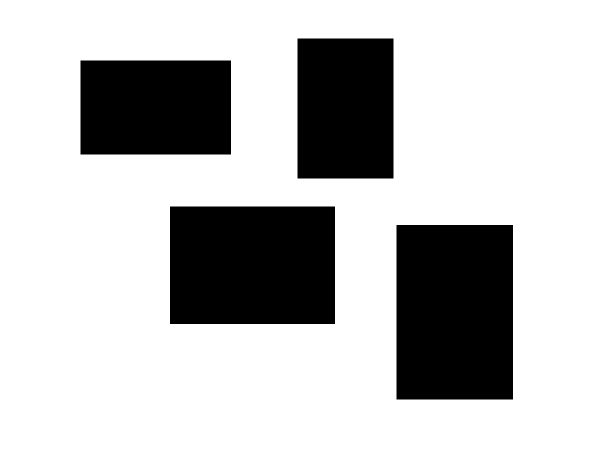
#> input picture images/mapa3.png, 1200 x 900 px (shown at 1/2 size)
$ python rrt.py
#> lines starting #> are read from the running program, lines starting #| are printed output that depends on the picture; after the words box and inside, x2 and y2 are one past the last pixel; in counts of white or black regions, pixels touching at a corner belong together
import math
import random

from PIL import Image, ImageOps
import matplotlib.pyplot as plt
import matplotlib.patches as patches
import numpy as np

img = Image.open('./images/mapa3.png')
#> img is the input picture: PIL image 1200x900 RGBA; mean R, G, B, A 191.4, 191.4, 191.4, 255
img = ImageOps.grayscale(img)
#> img: PIL image 1200x900 L; 75.1% white; 4 black regions, box (x1, y1, x2, y2) and area: (793, 450, 1026, 799) 81317, (340, 413, 670, 648) 77550, (161, 121, 462, 309) 56588, (595, 77, 787, 357) 53760
img = ImageOps.invert(img)
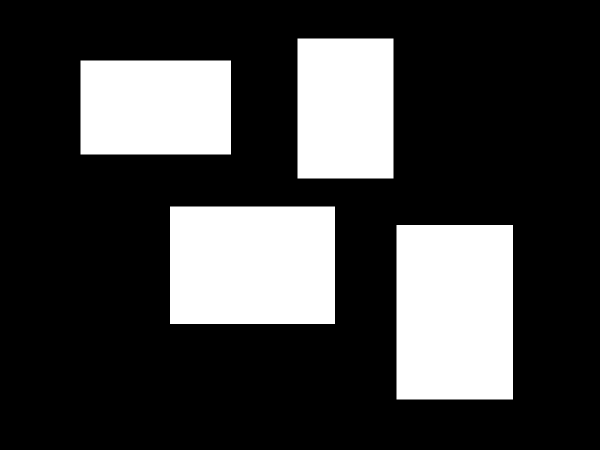
#> img: PIL image 1200x900 L (shown at 1/2 size); 24.9% white; 4 white regions, box (x1, y1, x2, y2) and area: (793, 450, 1026, 799) 81317, (340, 413, 670, 648) 77550, (161, 121, 462, 309) 56588, (595, 77, 787, 357) 53760

np_img = np.array(img)
np_img = (np_img > 128).astype(np.uint8)

class treeNode():
    def __init__(self, locationX, locationY):
        self.locationX = locationX
        self.locationY = locationY
        self.children = []
        self.parent = None
        self.cost = 0.0

class Tree():
    def __init__(self, start_node):
        self.nodes = [start_node]


    def add_node(self, new_node, parent_node):
        self.nodes.append(new_node)
        parent_node.children.append(new_node)
        new_node.parent = parent_node
        return

    def nearest(self,new_node):
        best = None
        min_dist = float('inf')
        for node in self.nodes:
            dist = math.dist((node.locationX, node.locationY),(new_node.locationX, new_node.locationY))
            if dist < min_dist:
                min_dist = dist
                best = node

        return best

    def path_recovery(self,final_node):
        path = []

        while final_node.parent is not None:
            path.append(final_node)
            final_node = final_node.parent
        #path.reverse()
        return path

    def distance(self,node1,node2):
        return math.dist((node1.locationX,node1.locationY), (node2.locationX,node2.locationY))

    def near(self, node_mid, radius):
        nodes_list= []

        for node in self.nodes:
            if self.distance(node_mid, node) <= radius:
                nodes_list.append(node)

        return nodes_list

    def rewire(self, child, new_parent):

        if child.parent:
            child.parent.children.remove(child)
        child.parent = new_parent
        new_parent.children.append(child)

        return

    def update_descendant_costs(self, node):
        if node.parent:
            new_cost = node.parent.cost + self.distance(node.parent, node)

            if abs(node.cost - new_cost) > 1e-6:
                node.cost = new_cost

                for child in node.children:
                    self.update_descendant_costs(child)

        return


def collision_free(p1,p2,mapa):
    x1, y1 = p1.locationX, p1.locationY
    x2, y2 = p2.locationX, p2.locationY

    h, w = mapa.shape
    if not (0 <= x1 < w and 0 <= y1 < h and 0 <= x2 < w and 0 <= y2 < h):
        return False

    num_points = int(max(abs(x1-x2), abs(y1-y2)))

    if num_points == 0:
        return True

    for i in range(num_points + 1):
        t = i / max(num_points, 1)
        x = round(x1 + (x2 - x1) * t)
        y = round(y1 + (y2 - y1) * t)
        if mapa[y, x]  == 1:
            return False
    return True

def get_ellipse_params(start, goal, par_1=1.5, par_2=0.4):
    d = math.dist(start, goal)
    a = par_1 * d
    b = par_2 * d
    sr_x = (start[0] + goal[0]) / 2
    sr_y = (start[1] + goal[1]) / 2
    theta = math.atan2(goal[1] - start[1], goal[0] - start[0])
    return sr_x, sr_y, a, b, theta

def samp_point_elipse(start, goal, mapa, par_1 = 1.5, par_2 = 0.4):

    while True:
        d = math.dist(start,goal)
        a = par_1 * d
        b = par_2 * d
        sr_x = (start[0] + goal[0])  / 2
        sr_y = (start[1] + goal[1])  / 2
        theta = math.atan2(goal[1] - start[1], goal[0] - start[0])

        phi = random.uniform(0, 2 * math.pi)
        r = math.sqrt(random.uniform(0, 1))
        x_norm= a * r * math.cos(phi)
        y_norm = b * r * math.sin(phi)

        X = x_norm * math.cos(theta) - y_norm * math.sin(theta) + sr_x
        Y = x_norm * math.sin(theta) + y_norm * math.cos(theta) + sr_y

        if 0 <= X < mapa.shape[1] and 0 <= Y < mapa.shape[0]:
            if mapa[int(Y), int(X)] == 0:
                return treeNode(X, Y)

# [413 lines of commented-out code are left out]
def rrt_solver(start, goal, mapa, step_len = 25, max_iter=1000, tolerance=30, bias_mode='FIXED', is_rrt_star=False, fixed_bias=0.9, pmax=0.4, pmin=0.05):
#> called with start = (1190, 80), goal = (100, 800), step_len = 30, max_iter = 1500, tolerance = 30, bias_mode = 'HYBRID', is_rrt_star = True, fixed_bias = 0.9
    plt.ion()
    h, w = mapa.shape
#> h = 900; w = 1200

    fig, ax = plt.subplots(figsize=(12, 7))
    ax.set_xlim(0, w)
    ax.set_ylim(h, 0)
    ax.imshow(mapa, cmap='binary')

    if bias_mode == 'FIXED':
        title = f"RRT Ellipse (Bias={fixed_bias:.2f})"
    elif bias_mode == 'AIW':
        title = "RRT Ellipse AIW"
    elif bias_mode == 'HYBRID':
        title = "RRT Ellipse AIW-LDIW"
    else:
        title = "RRT Solver (Unknown Mode)"

    if is_rrt_star:
         title = "RRT* " + title

    ax.set_title(title, y=1.1, fontsize=14)

    ax.scatter(start[0], start[1], c='red', s=100, marker='X', zorder=5)
    ax.scatter(goal[0], goal[1], c='green', s=100, marker='X', zorder=5)

    start_node = treeNode(start[0], start[1])
    tree = Tree(start_node)

    sr_x, sr_y, a, b, theta = get_ellipse_params(start, goal)
    ellipse_patch = patches.Ellipse((sr_x, sr_y), width=2*a, height=2*b, angle=math.degrees(theta),
                                    fill=False, color='orange', linestyle='--', alpha=0.5, linewidth=1)
    ax.add_patch(ellipse_patch)

    iter_text = ax.text(0, 1.01, '', transform=ax.transAxes, fontsize=10, color='blue', fontweight='bold')
    weight_text = ax.text(0.25, 1.01, '', transform=ax.transAxes, fontsize=10, color='blue', fontweight='bold')
    succes_rate_text = ax.text(0.5, 1.01, '', transform=ax.transAxes, fontsize=10, color='blue', fontweight='bold')

    plt.pause(0.5)
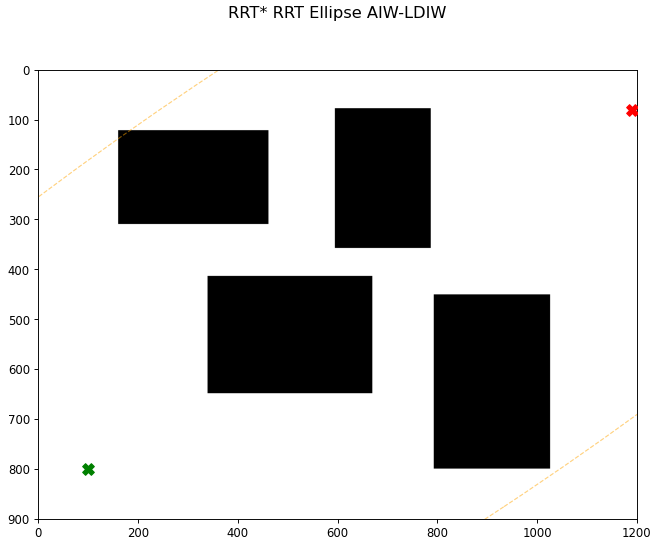
#> figure drawn by matplotlib, 1 panel

    RRT_STAR_RADIUS = 5 * step_len
    success = 0
    pa = pmin

    for i in range(1, max_iter + 1):
        if bias_mode != 'FIXED':
            ps = success / i
            if ps < 1e-6:
                ps = 1e-6

            if bias_mode == 'AIW':
                pa = pmin + (pmax - pmin) * ps
            elif bias_mode == 'HYBRID':
                time_factor = (max_iter - i) / max_iter
                term_1 = (pmax - pmin) / ps
                term_2 = pmin / ps
                pa = 1 - (term_1 + time_factor * term_2)
            pa = np.clip(pa, pmin, pmax)
        else:
            pa = fixed_bias
            ps = success / i

        if i % 5 == 0:
            iter_text.set_text(f'Iteracja: {i}')
            weight_text.set_text(f'Goal Bias: {pa:.2f}')
            succes_rate_text.set_text(f"Success Rate: {100 * ps:.1f}%")

        if random.random() < pa:
            sample_node = treeNode(goal[0], goal[1])
        else:
            sample_node = samp_point_elipse(start, goal, mapa)

        pot_parent = tree.nearest(sample_node)
        distance = tree.distance(pot_parent, sample_node)

        if distance <= step_len:
            new_node = sample_node
        else:
            stepX = ((sample_node.locationX - pot_parent.locationX) / distance) * step_len
            stepY = ((sample_node.locationY - pot_parent.locationY) / distance) * step_len
            new_node = treeNode(pot_parent.locationX + stepX, pot_parent.locationY + stepY)

        final_parent = pot_parent
        new_cost = 0.0
        if pot_parent:
            new_cost = pot_parent.cost + tree.distance(pot_parent, new_node)

        if is_rrt_star:
            near_nodes = tree.near(new_node, RRT_STAR_RADIUS)
            min_cost = new_cost
            best_parent = final_parent

            for near_node in near_nodes:
                potential_cost = near_node.cost + tree.distance(near_node, new_node)
                if potential_cost < min_cost and collision_free(near_node, new_node, mapa):
                    min_cost = potential_cost
                    best_parent = near_node

            final_parent = best_parent
            new_cost = min_cost

        new_node.cost = new_cost

        if final_parent and collision_free(final_parent, new_node, mapa):
            tree.add_node(new_node, final_parent)
            success += 1
            ax.plot([final_parent.locationX, new_node.locationX], [final_parent.locationY, new_node.locationY], c='blue', linewidth=1)

            if is_rrt_star:
                for near_node in near_nodes:
                    rewire_cost = new_node.cost + tree.distance(new_node, near_node)
                    if rewire_cost < near_node.cost and collision_free(new_node, near_node, mapa):
                        tree.rewire(near_node, new_node)
                        tree.update_descendant_costs(near_node)

            if tree.distance(new_node, treeNode(goal[0], goal[1])) < tolerance:
                tree.add_node(treeNode(goal[0], goal[1]), new_node)
                found_path = tree.path_recovery(tree.nodes[-1])
                for node in found_path:
                    if node.parent is None:
                        pass
                    else:
                        ax.plot([node.locationX, node.parent.locationX], [node.locationY, node.parent.locationY], c='green', linewidth=4)
                        #plt.pause(0.03)

                plt.ioff()
                plt.show()

                if bias_mode == 'FIXED':
                    return f"Path found! \nIterations: {i}"
                return f"Path found! \nIterations: {i} \nFinal Goal Bias: {pa:.2f} \nSucces Rate: {100 * ps:.1f} % "
#> this loop made 173 passes
#> (distance, stepX, stepY) on passes 1, 2, 3, 5, 6, 7, 8, 9, 11, 12, 13, 15: (792.5, -15.57, 25.64), (894.7, -18.92, 23.28), (760.5, -13.06, 27.01), (549, -0.282, 30), (43.89, -23.53, -18.61), (494.4, -26.45, 14.15), (852.3, -29.66, -4.49), (85.22, -20.76, -21.65), (1033.6, -24.48, 17.34), (330.8, 7.81, 28.97), (886.8, -30, -0.294), (972.7, -27.14, 12.79)
#> (stepX, stepY) on passes 62, 63, 66, 67, 70, 72: (-27.58, 11.81), (-29.43, -5.82), (-21.22, 21.2), (-29.86, -2.87), (-22.52, 19.82), (20.96, 21.46)
#> after the loop, success = 111

        # [5 lines of commented-out code are left out]

    return "Path not found"

# Wersja na nootebook (nie uzywana :( )
# [92 lines left out: function rrt_solver_nootebook, not called in this run]


if __name__ == "__main__":
    start = (1190, 80)
    goal = (100, 800)

    path = rrt_solver(start, goal, np_img, step_len = 30, max_iter=1500, tolerance=30, bias_mode= 'HYBRID', is_rrt_star=True)
    print(path)
#| Path found!
#| Iterations: 173
#| Final Goal Bias: 0.38
#| Succes Rate: 63.6 %

$ run again, with images/mapa1.png copied over images/mapa3.png
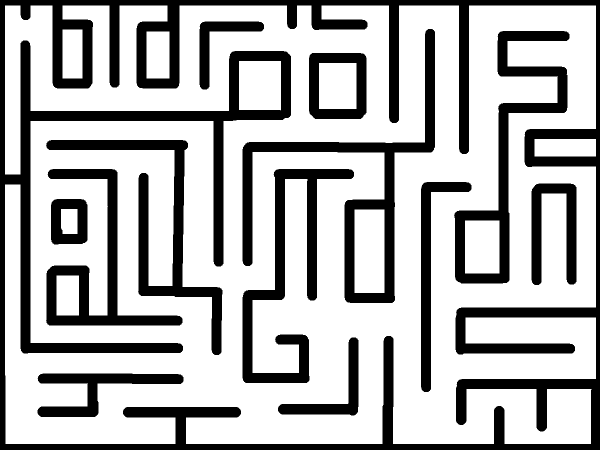
#> input picture images/mapa1.png, 1200 x 900 px (shown at 1/2 size)
#> img is the input picture: PIL image 1200x900 RGBA; mean R, G, B, A 178.7, 178.7, 178.7, 255
#> `img = ImageOps.invert(img)`:
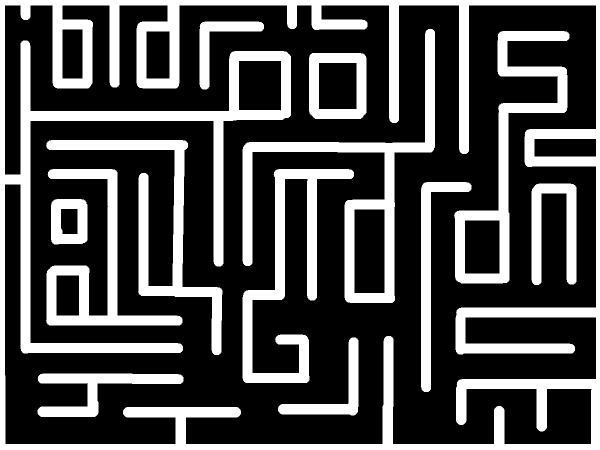
#> img: PIL image 1200x900 L (shown at 1/2 size); 29.9% white; 13 white regions, largest, box (x1, y1, x2, y2) and area: (0, 0, 1200, 900) 158046, (485, 58, 870, 606) 29115, (908, 62, 1139, 567) 22727
#> the loop in rrt_solver, `for i in range(1, max_iter + 1):` made 1500 passes
#> (distance, stepX, stepY) on passes 1, 2, 3, 5, 7, 8, 9, 11: (685.2, -30, 0.24), (905.8, -18.21, 23.84), (777.2, -12.25, 27.39), (589.4, -0.905, 29.99), (541.8, -24.85, 16.8), (883.1, -29.96, -1.47), (46.11, -27.09, -12.89), (371.1, -29.95, 1.73)
#| Path not found
#> `print(path)`:
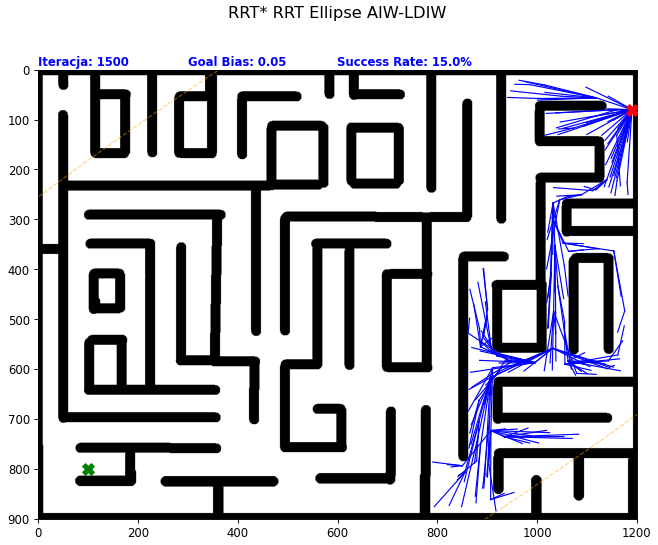
#> figure drawn by matplotlib, 1 panel

$ run again, with images/mapa2.png copied over images/mapa3.png
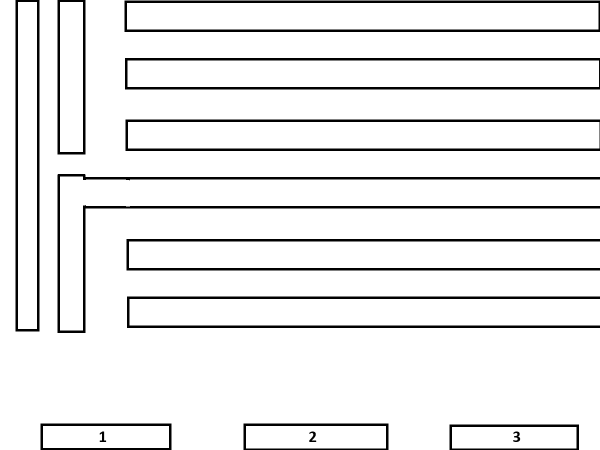
#> input picture images/mapa2.png, 1200 x 900 px (shown at 1/2 size)
#> img is the input picture: PIL image 1200x900 RGBA; mean R, G, B, A 235.7, 235.7, 235.7, 255
#> `np_img = (np_img > 128).astype(np.uint8)`:
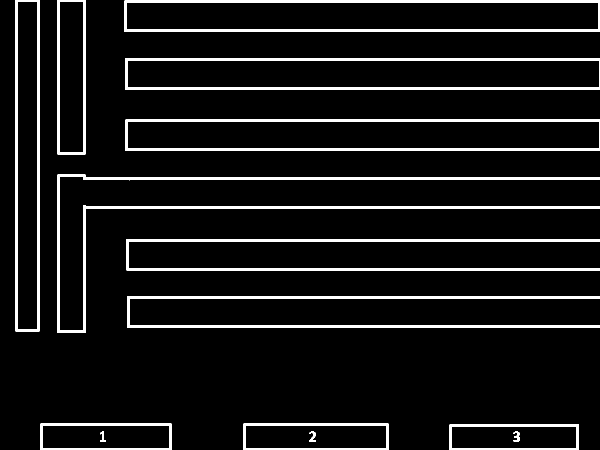
#> np_img: shape (900, 1200) (shown at 1/2 size); values 0 (black) and 1 (white), 7.6% white; 14 white regions, largest, box (x1, y1, x2, y2) and area: (115, 348, 1200, 666) 13677, (249, 1, 1200, 64) 9934, (250, 116, 1200, 179) 9871
#> in rrt_solver, `plt.pause(0.5)`:
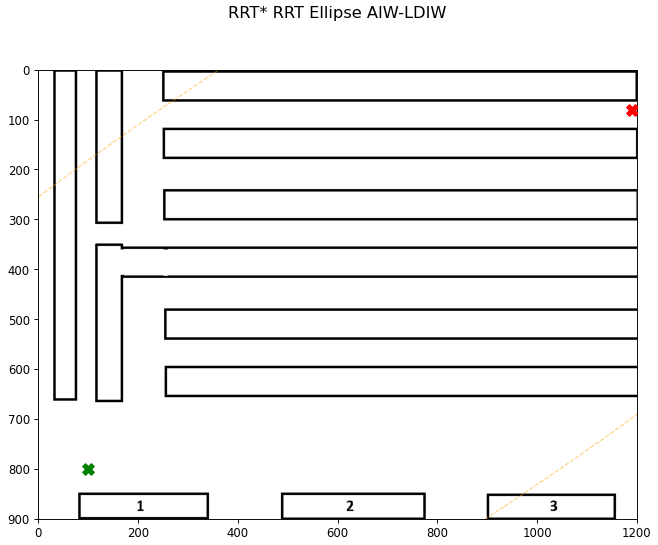
#> figure drawn by matplotlib, 1 panel
#> the loop in rrt_solver, `for i in range(1, max_iter + 1):` made 1092 passes
#> (distance, stepX, stepY) on passes 1, 2, 3, 4, 5, 6, 7, 9: (792.5, -15.57, 25.64), (894.7, -18.92, 23.28), (789.7, -13.29, 26.89), (43.89, -23.53, -18.61), (584.9, -24.12, 17.84), (879.4, -29.99, -0.57), (39.28, -29.66, 4.5), (1130.9, -23.23, 18.98)
#| Path found!
#| Iterations: 1092
#| Final Goal Bias: 0.05
#| Succes Rate: 12.7 %
